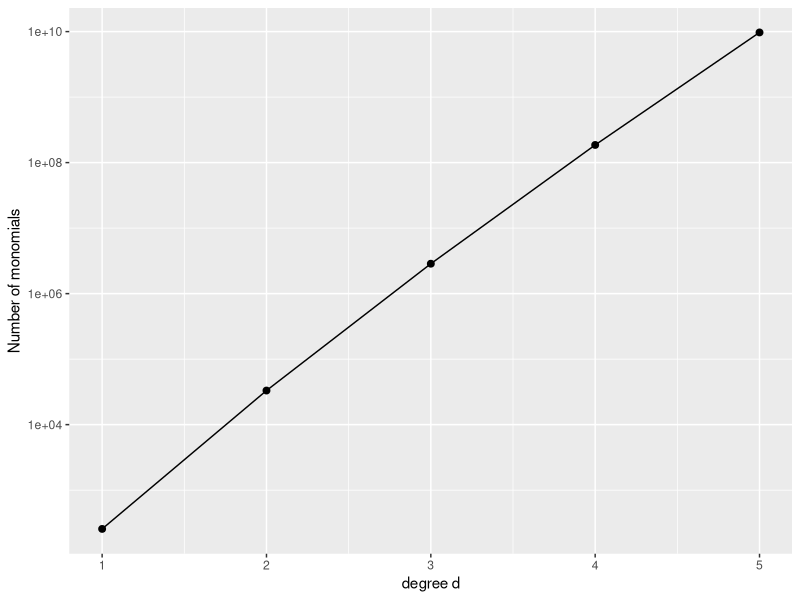

This chart was generated by the following R code:
# ------------------------------------------------------------------------------
# FIG: N MONOMIALS PLOT
# ------------------------------------------------------------------------------

library(ggplot2)

# DATA -------------------------------------------------------------------------
d <- 1:5
p <- 16*16
num_monomials <- choose(p + d, p)-1

df_mon <- data.frame(degree = d, num_monomials = num_monomials)

# PLOTS ------------------------------------------------------------------------
p_mnist_n_monomials <- ggplot(df_mon, aes(x=d, y=num_monomials)) +
  geom_point(size=2) +
  geom_line() +
  scale_x_continuous(breaks = d) +
  scale_y_continuous(trans = "log10") +
  xlab("degree d") +
  ylab("Number of monomials")

ggsave("../figure/n_monomials.png", plot = p_mnist_n_monomials, width = 5, height = 2)
